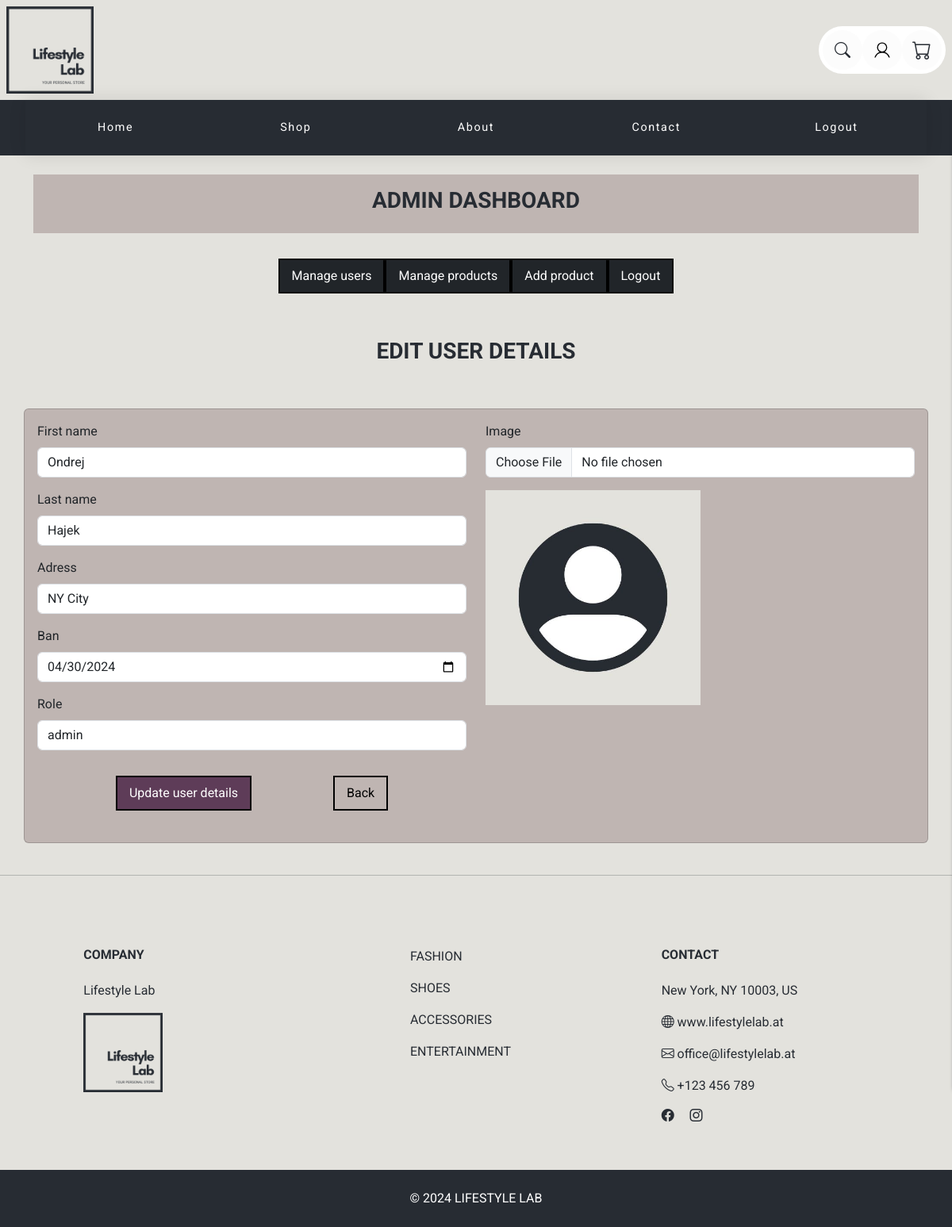
Screenshot of /user_edit_admin.php?id=6 (signed in) with the database file from the repository.
### tables this page shows
CREATE TABLE `user` (
  `id` int(11) NOT NULL,
  `fname` varchar(20) NOT NULL,
  `lname` varchar(20) NOT NULL,
  `email` varchar(50) NOT NULL,
  `adress` varchar(150) NOT NULL,
  `registered` date DEFAULT current_timestamp(),
  `user_img` varchar(250) DEFAULT NULL,
  `password` varchar(255) DEFAULT NULL,
  `fk_role` int(11) NOT NULL DEFAULT 1,
  `ban_expiry` date DEFAULT NULL
);

### user_edit_admin.php (the view, shortened to what this page needs)
<?php
require_once './php_db/query.php';
$role_options = "";
$id = $_GET['id'];
$sql_user = "SELECT
u.id,
u.fname,
u.lname,
u.email,
u.adress,
u.registered,
u.user_img,
u.password,
u.fk_role,
u.ban_expiry,
ur.id as role_id,
ur.role
FROM `user` as u
JOIN `user_role` ur on u.fk_role = ur.id
WHERE u.id = $id";
$result_user = mysqli_query($connect, $sql_user);
$row_user = mysqli_fetch_assoc($result_user);
$roles = mysqli_query($connect, "SELECT * FROM user_role");
while ($row = mysqli_fetch_assoc($roles)) {
    if ($row_user["role"] === $row["role"]) {
        $role_options .= "<option value='$row[id]' selected>$row[role]</option>";
    } else {
        $role_options .= "<option value='$row[id]'>$row[role]</option>";
    }
}
?>
<!DOCTYPE html>
<html lang="en">
<head>
    <head>
    </head>
</head>
<body>
    <?php include '_navbar.php' ?>
    <?php include '_navbardash.php' ?>
    <h3 class="text-center p-5 mb-2 ">EDIT USER DETAILS</h3>
    <div class="card container bg-body-custom p-3">
        <form method="post" enctype="multipart/form-data">
            <div class="row row-cols-lg-2 row-cols-md-2 row-cols-sm-1 row-cols-1 mb-3">
                <div class="mb-2 col">
                    <div class="mb-3">
                        <label for="fname" class="form-label">First name</label>
                        <input type="text" class="form-control" id="fname" name="fname" value="<?= $row_user['fname'] ?>">
                    </div>
                    <div class="mb-3">
                        <label for="lname" class="form-label">Last name</label>
                        <input type="text" class="form-control" id="lname" name="lname" value="<?= $row_user['lname'] ?>">
                    </div>
                    <div class="mb-3">
                        <label for="adress" class="form-label">Adress</label>
                        <input type="text" class="form-control" id="adress" name="adress" value="<?= $row_user['adress'] ?>">
                    </div>
                    <div class="mb-3">
                        <label for="ban_expiry" class="form-label">Ban</label>
                        <input type="date" class="form-control" id="ban_expiry" name="ban_expiry" value="<?= $row_user['ban_expiry'] ?>">
                    </div>
                    <div class="mb-3">
                        <label for="role" class="form-label">Role</label>
                        <select class="form-control" id="role" name="role">
                            <?= $role_options ?>
                        </select>
                    </div>
                </div>
                <div class="mb-2 col">
                    <div class="mb-3">
                        <label for="user_img" class="form-label">Image</label>
                        <input type="file" class="form-control" id="user_img" name="user_img">
                    </div>
                    <img class='w-50' src='./images/user/<?= $row_user['user_img'] ?>' alt='User image'>
                </div>
                <div class="d-flex justify-content-evenly align-items-center p-2">
                    <button type="submit" name="submit" class="btn btn-success">Update user details</button>
                    <a class="btn btn-info" href="./user_dashboard.php">Back</a>
                </div>
        </form>
    </div>
</body>
</html>

### css/style.css (style rules this page uses)
body { font-family: "Roboto", sans-serif; font-weight: 400; font-style: normal; color: #272c33; background-color: #E3e2dd; }
h3,h6 { font-family: "Roboto", sans-serif; font-weight: 700; font-style: normal; }
.btn { padding: 8px 15px 8px 15px; border-radius: 0 !important; }
.btn-success { --bs-btn-color: #fff; --bs-btn-bg: #5e3C58; --bs-btn-border-color: #000; --bs-btn-hover-color: #fff; --bs-btn-hover-bg: #000; --bs-btn-hover-border-color: #000; --bs-btn-active-color: #fff; --bs-btn-active-bg: #bfb5b2; --bs-btn-active-border-color: #000; --bs-btn-disabled-color: #fff; --bs-btn-disabled-bg: #bfb5b2; --bs-btn-disabled-border-color: #000; }
.btn-success { border: 2px solid #000000; }
.btn-info { --bs-btn-color: #000; --bs-btn-bg: #bfb5b2; --bs-btn-border-color: #000; --bs-btn-hover-color: #000; --bs-btn-hover-bg: #bfb5b2; --bs-btn-hover-border-color: #bfb5b2; --bs-btn-focus-shadow-rgb: 11, 172, 204; --bs-btn-active-color: #000; --bs-btn-active-bg: #bfb5b2; --bs-btn-active-border-color: #bfb5b2; --bs-btn-active-shadow: inset 0 3px 5px rgba(0, 0, 0, 0.125); --bs-btn-disabled-color: #000; --bs-btn-disabled-bg: #bfb5b2; --bs-btn-disabled-border-color: #bfb5b2; }
.btn-info { border: 2px solid black; }
.container, p, h1, h2, h3, h4, h5, h6 { animation: fadeInUp 1s ease forwards; }
.btn { animation: fadeInUp 1s ease forwards; }
.card { animation: fadeInUp 1s ease forwards; }
.bg-body-custom { background-color: #bfb5b2; }
section { padding-top: 50px; padding-bottom: 50px; z-index: 2; position: relative; }
.footext2 { font-family: "Roboto", sans-serif; font-weight: 400; font-style: normal; color: #272c33; text-decoration: none; text-transform: uppercase; }
.text-white { text-decoration: none; text-transform: uppercase; }

### css/nav.css (style rules this page uses)
:root { --gap: 2rem; }
a { text-decoration: none; }

### rows the page displays
user: fname "Ondrej", lname "Hajek", adress "NY City", ban_expiry "04/30/2024", user_img (placeholder picture)

### other values shown
form field role "admin"
